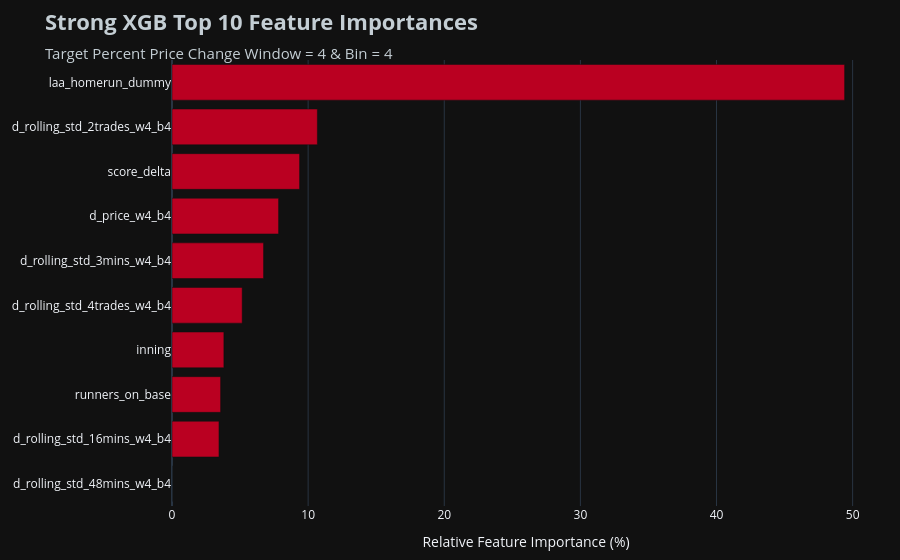

The cell this chart's notebook holds for it:
### Code cell
# Plot feature importance

fig = px.bar(
    feature_importance_df.head(10), 
    x='importance', 
    y='feature', 
    orientation='h',
    title='<b>Strong XGB Top 10 Feature Importances</b><br><span style="font-size:15px; color:' + LAA_SILVER + '">Target Percent Price Change Window = 4 & Bin = 4</span>',
    color_discrete_sequence=[LAA_RED]
)

fig.update_layout(
    template='plotly_dark',
    paper_bgcolor='#111111',
    plot_bgcolor='#111111',
    yaxis={'categoryorder':'total ascending'},
    title_font={'size': 22, 'color': LAA_SILVER},
    xaxis_title='Relative Feature Importance (%)',
    yaxis_title=None,
    margin=dict(l=20, r=20, t=60, b=40)
)

fig.show()

### Figure 1 — Plotly figure (JSON) as saved in the notebook; plotly's stock layout.template omitted (floating-point values rounded to 4 significant figures)
{"data": [{"hovertemplate": "importance=%{x}<br>feature=%{y}<extra></extra>", "legendgroup": "", "marker": {"color": "#BA0021", "pattern": {"shape": ""}}, "name": "", "orientation": "h", "showlegend": false, "textposition": "auto", "type": "bar", "x": [49.41, 10.68, 9.372, 7.829, 6.725, 5.155, 3.811, 3.57, 3.451, 0.0], "xaxis": "x", "y": ["laa_homerun_dummy", "d_rolling_std_2trades_w4_b4", "score_delta", "d_price_w4_b4", "d_rolling_std_3mins_w4_b4", "d_rolling_std_4trades_w4_b4", "inning", "runners_on_base", "d_rolling_std_16mins_w4_b4", "d_rolling_std_48mins_w4_b4"], "yaxis": "y"}], "layout": {"barmode": "relative", "legend": {"tracegroupgap": 0}, "margin": {"b": 40, "l": 20, "r": 20, "t": 60}, "paper_bgcolor": "#111111", "plot_bgcolor": "#111111", "title": {"font": {"color": "#C4CED4", "size": 22}, "text": "<b>Strong XGB Top 10 Feature Importances</b><br><span style=\"font-size:15px; color:#C4CED4\">Target Percent Price Change Window = 4 & Bin = 4</span>"}, "xaxis": {"anchor": "y", "domain": [0, 1], "title": {"text": "Relative Feature Importance (%)"}}, "yaxis": {"anchor": "x", "categoryorder": "total ascending", "domain": [0, 1], "title": {}}}}
